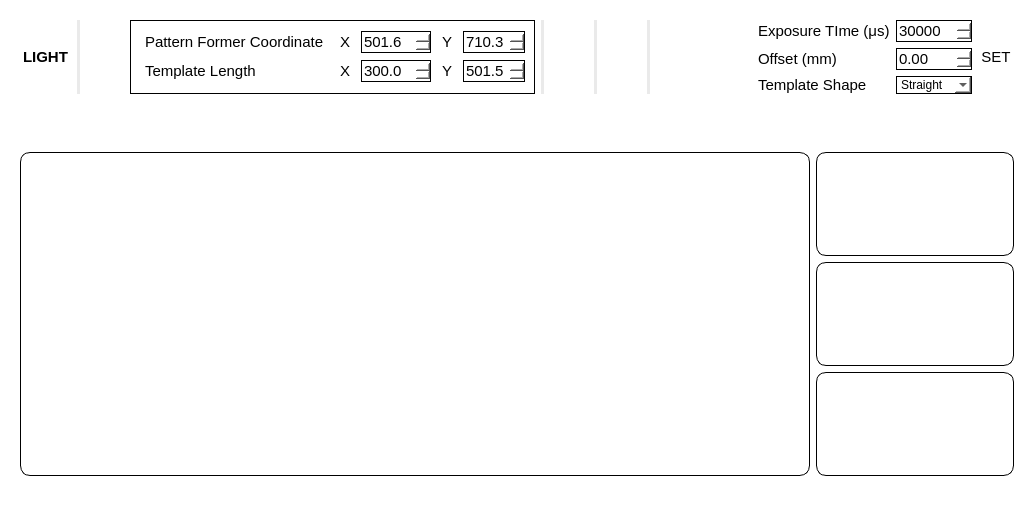
        <widget class="QFrame" name="frame">
         <property name="autoFillBackground">
          <bool>false</bool>
         </property>
         <property name="styleSheet">
          <string notr="true">background-color:white;
border-radius: 10px</string>
         </property>
         <layout class="QGridLayout" name="gridLayout_12" rowstretch="1,1,10,1">
          <item row="0" column="1">
           <widget class="QFrame" name="frame_11">
            <property name="enabled">
             <bool>true</bool>
            </property>
            <property name="font">
             <font>
              <pointsize>11</pointsize>
             </font>
            </property>
            <property name="styleSheet">
             <string notr="true"/>
            </property>
            <layout class="QGridLayout" name="gridLayout_2">
             <item row="0" column="1">
              <widget class="QSpinBox" name="exposure_time_sbox">
               <property name="enabled">
                <bool>true</bool>
               </property>
               <property name="font">
                <font>
                 <pointsize>11</pointsize>
                </font>
               </property>
               <property name="styleSheet">
                <string notr="true">border-color: black;
border-width : 1.2px;
border-style: outset;
border-radius: 0px;</string>
               </property>
               <property name="minimum">
                <number>1000</number>
               </property>
               <property name="maximum">
                <number>150000</number>
               </property>
               <property name="value">
                <number>30000</number>
               </property>
              </widget>
             </item>
             <item row="0" column="0">
              <widget class="QLabel" name="label_4">
               <property name="enabled">
                <bool>true</bool>
               </property>
               <property name="font">
                <font>
                 <pointsize>11</pointsize>
                </font>
               </property>
               <property name="text">
                <string>Exposure TIme (μs)</string>
               </property>
              </widget>
             </item>
             <item row="1" column="0">
              <widget class="QLabel" name="label_5">
               <property name="enabled">
                <bool>true</bool>
               </property>
               <property name="font">
                <font>
                 <pointsize>11</pointsize>
                </font>
               </property>
               <property name="text">
                <string>Offset (mm)</string>
               </property>
              </widget>
             </item>
             <item row="1" column="1">
              <widget class="QDoubleSpinBox" name="offset_dsbox">
               <property name="enabled">
                <bool>true</bool>
               </property>
               <property name="font">
                <font>
                 <pointsize>11</pointsize>
                </font>
               </property>
               <property name="styleSheet">
                <string notr="true">border-color: black;
border-width : 1.2px;
border-style: outset;
border-radius: 0px;</string>
               </property>
               <property name="maximum">
                <double>5.000000000000000</double>
               </property>
              </widget>
             </item>
             <item row="2" column="1">
              <widget class="QComboBox" name="template_shape_cbox">
               <property name="font">
                <font/>
               </property>
               <property name="styleSheet">
                <string notr="true">border-color: black;
border-width : 1.2px;
border-style: outset;
border-radius: 0px;</string>
               </property>
               <item>
                <property name="text">
                 <string>Straight</string>
                </property>
               </item>
               <item>
                <property name="text">
                 <string>Curve</string>
                </property>
               </item>
               <item>
                <property name="text">
                 <string>Wave</string>
                </property>
               </item>
               <item>
                <property name="text">
                 <string>SeamLine</string>
                </property>
               </item>
              </widget>
             </item>
             <item row="2" column="0">
              <widget class="QLabel" name="label_12">
               <property name="font">
                <font>
                 <pointsize>11</pointsize>
                 <bold>false</bold>
                </font>
               </property>
               <property name="text">
                <string>Template Shape</string>
               </property>
              </widget>
             </item>
             <item row="0" column="2" rowspan="3">
              <widget class="QPushButton" name="param_set_button">
               <property name="enabled">
                <bool>true</bool>
               </property>
               <property name="sizePolicy">
                <sizepolicy hsizetype="Minimum" vsizetype="Preferred">
                 <horstretch>0</horstretch>
                 <verstretch>0</verstretch>
                </sizepolicy>
               </property>
               <property name="font">
                <font>
                 <pointsize>11</pointsize>
                </font>
               </property>
               <property name="styleSheet">
                <string notr="true">QPushButton{
background-color: white;
border: 3px solid white;
border-radius: 10px;

}
QPushButton:pressed{
background-color: rgb(178, 216, 254);
border-color: rgb(104,168,233);
}
QPushButton:hover:!pressed{
background-color: rgb(207, 230, 253);
}
QPushButton:disabled{
background-color: rgba(255,255,255,100);
}</string>
               </property>
               <property name="text">
                <string>SET</string>
               </property>
              </widget>
             </item>
            </layout>
           </widget>
          </item>
          <item row="0" column="0">
           <widget class="QFrame" name="frame_3">
            <property name="frameShape">
             <enum>QFrame::StyledPanel</enum>
            </property>
            <property name="frameShadow">
             <enum>QFrame::Raised</enum>
            </property>
            <layout class="QHBoxLayout" name="horizontalLayout">
             <item>
              <widget class="QPushButton" name="light_button">
               <property name="font">
                <font>
                 <pointsize>11</pointsize>
                 <bold>true</bold>
                </font>
               </property>
               <property name="styleSheet">
                <string notr="true">QPushButton{
background-color: white;
border: 3px solid white;
border-radius: 10px;

}
QPushButton:pressed{
background-color: rgb(178, 216, 254);
border-color: rgb(104,168,233);
}
QPushButton:hover:!pressed{
background-color: rgb(207, 230, 253);
}
QPushButton:disabled{
background-color: rgba(255,255,255,100);
}</string>
               </property>
               <property name="text">
                <string>LIGHT</string>
               </property>
              </widget>
             </item>
             <item>
              <widget class="Line" name="line_2">
               <property name="styleSheet">
                <string notr="true">background-color: rgba(150,150,150,50);</string>
               </property>
               <property name="orientation">
                <enum>Qt::Vertical</enum>
               </property>
              </widget>
             </item>
             <item>
              <widget class="QPushButton" name="calibration_button">
               <property name="enabled">
                <bool>true</bool>
               </property>
               <property name="styleSheet">
                <string notr="true">QPushButton{
background-color: white;
border: 3px solid white;
border-radius: 10px;

}
QPushButton:pressed{
background-color: rgb(178, 216, 254);
border-color: rgb(104,168,233);
}
QPushButton:hover:!pressed{
background-color: rgb(207, 230, 253);
}
QPushButton:disabled{
background-color: rgba(255,255,255,100);
}</string>
               </property>
               <property name="icon">
                <iconset>
                 <normaloff>:/images/calibration.png</normaloff>:/images/calibration.png</iconset>
               </property>
               <property name="iconSize">
                <size>
                 <width>30</width>
                 <height>34</height>
                </size>
               </property>
              </widget>
             </item>
             <item>
              <widget class="QFrame" name="frame_7">
               <property name="font">
                <font>
                 <pointsize>11</pointsize>
                </font>
               </property>
               <property name="styleSheet">
                <string notr="true">border-color: black;
border-width : 1.2px;
border-style: outset;
border-radius: 0px;</string>
               </property>
               <property name="frameShape">
                <enum>QFrame::StyledPanel</enum>
               </property>
               <property name="frameShadow">
                <enum>QFrame::Raised</enum>
               </property>
               <layout class="QGridLayout" name="gridLayout_6">
                <item row="0" column="1">
                 <widget class="QLabel" name="label_8">
                  <property name="font">
                   <font>
                    <pointsize>11</pointsize>
                   </font>
                  </property>
                  <property name="styleSheet">
                   <string notr="true">border-color: white;
border-width : 1.2px;
border-style: outset;</string>
                  </property>
                  <property name="text">
                   <string>X</string>
                  </property>
                  <property name="alignment">
                   <set>Qt::AlignRight|Qt::AlignTrailing|Qt::AlignVCenter</set>
                  </property>
                 </widget>
                </item>
                <item row="1" column="1">
                 <widget class="QLabel" name="label_10">
                  <property name="font">
                   <font>
                    <pointsize>11</pointsize>
                   </font>
                  </property>
                  <property name="styleSheet">
                   <string notr="true">border-color: white;
border-width : 1.2px;
border-style: outset;</string>
                  </property>
                  <property name="text">
                   <string>X</string>
                  </property>
                  <property name="alignment">
                   <set>Qt::AlignRight|Qt::AlignTrailing|Qt::AlignVCenter</set>
                  </property>
                 </widget>
                </item>
                <item row="0" column="0">
                 <widget class="QLabel" name="label_6">
                  <property name="font">
                   <font>
                    <pointsize>11</pointsize>
                   </font>
                  </property>
                  <property name="styleSheet">
                   <string notr="true">border-color: white;
border-width : 1.2px;
border-style: outset;</string>
                  </property>
                  <property name="text">
                   <string>Pattern Former Coordinate</string>
                  </property>
                 </widget>
                </item>
                <item row="1" column="4">
                 <widget class="QDoubleSpinBox" name="temp_y_dsbox">
                  <property name="font">
                   <font>
                    <pointsize>11</pointsize>
                   </font>
                  </property>
                  <property name="decimals">
                   <number>1</number>
                  </property>
                  <property name="maximum">
                   <double>600.000000000000000</double>
                  </property>
                  <property name="value">
                   <double>501.500000000000000</double>
                  </property>
                 </widget>
                </item>
                <item row="0" column="4">
                 <widget class="QDoubleSpinBox" name="pf_y_dsbox">
                  <property name="font">
                   <font>
                    <pointsize>11</pointsize>
                   </font>
                  </property>
                  <property name="decimals">
                   <number>1</number>
                  </property>
                  <property name="maximum">
                   <double>900.000000000000000</double>
                  </property>
                  <property name="value">
                   <double>710.299999999999955</double>
                  </property>
                 </widget>
                </item>
                <item row="0" column="2">
                 <widget class="QDoubleSpinBox" name="pf_x_dsbox">
                  <property name="font">
                   <font>
                    <pointsize>11</pointsize>
                   </font>
                  </property>
                  <property name="decimals">
                   <number>1</number>
                  </property>
                  <property name="maximum">
                   <double>2000.000000000000000</double>
                  </property>
                  <property name="value">
                   <double>501.600000000000023</double>
                  </property>
                 </widget>
                </item>
                <item row="1" column="0">
                 <widget class="QLabel" name="label_7">
                  <property name="font">
                   <font>
                    <pointsize>11</pointsize>
                   </font>
                  </property>
                  <property name="styleSheet">
                   <string notr="true">border-color: white;
border-width : 1.2px;
border-style: outset;</string>
                  </property>
                  <property name="text">
                   <string>Template Length</string>
                  </property>
                 </widget>
                </item>
                <item row="1" column="2">
                 <widget class="QDoubleSpinBox" name="temp_x_dsbox">
                  <property name="font">
                   <font>
                    <pointsize>11</pointsize>
                   </font>
                  </property>
                  <property name="decimals">
                   <number>1</number>
                  </property>
                  <property name="maximum">
                   <double>500.000000000000000</double>
                  </property>
                  <property name="value">
                   <double>300.000000000000000</double>
                  </property>
                 </widget>
                </item>
                <item row="0" column="3">
                 <widget class="QLabel" name="label_9">
                  <property name="font">
                   <font>
                    <pointsize>11</pointsize>
                   </font>
                  </property>
                  <property name="styleSheet">
                   <string notr="true">border-color: white;
border-width : 1.2px;
border-style: outset;</string>
                  </property>
                  <property name="text">
                   <string>Y</string>
                  </property>
                  <property name="alignment">
                   <set>Qt::AlignRight|Qt::AlignTrailing|Qt::AlignVCenter</set>
                  </property>
                 </widget>
                </item>
                <item row="1" column="3">
                 <widget class="QLabel" name="label_11">
                  <property name="font">
                   <font>
                    <pointsize>11</pointsize>
                   </font>
                  </property>
                  <property name="styleSheet">
                   <string notr="true">border-color: white;
border-width : 1.2px;
border-style: outset;</string>
                  </property>
                  <property name="text">
                   <string>Y</string>
                  </property>
                  <property name="alignment">
                   <set>Qt::AlignRight|Qt::AlignTrailing|Qt::AlignVCenter</set>
                  </property>
                 </widget>
                </item>
               </layout>
              </widget>
             </item>
             <item>
              <widget class="Line" name="line">
               <property name="styleSheet">
                <string notr="true">background-color: rgba(150,150,150,50);</string>
               </property>
               <property name="orientation">
                <enum>Qt::Vertical</enum>
               </property>
              </widget>
             </item>
             <item>
              <widget class="QPushButton" name="refresh_button">
               <property name="enabled">
                <bool>true</bool>
               </property>
               <property name="styleSheet">
                <string notr="true">QPushButton{
background-color: white;
border: 3px solid white;
border-radius: 10px;

}
QPushButton:pressed{
background-color: rgb(178, 216, 254);
border-color: rgb(104,168,233);
}
QPushButton:hover:!pressed{
background-color: rgb(207, 230, 253);
}
QPushButton:disabled{
background-color: rgba(255,255,255,100);
}</string>
               </property>
               <property name="icon">
                <iconset>
                 <normaloff>:/images/restart.png</normaloff>:/images/restart.png</iconset>
               </property>
               <property name="iconSize">
                <size>
                 <width>30</width>
                 <height>34</height>
                </size>
               </property>
              </widget>
             </item>
             <item>
              <widget class="Line" name="line_7">
               <property name="styleSheet">
                <string notr="true">background-color: rgba(150,150,150,50);</string>
               </property>
               <property name="orientation">
                <enum>Qt::Vertical</enum>
               </property>
              </widget>
             </item>
             <item>
              <widget class="QPushButton" name="detection_button">
               <property name="enabled">
                <bool>false</bool>
               </property>
               <property name="styleSheet">
                <string notr="true">QPushButton{
background-color: white;
border: 3px solid white;
border-radius: 10px;

}
QPushButton:pressed{
background-color: rgb(178, 216, 254);
border-color: rgb(104,168,233);
}
QPushButton:hover:!pressed{
background-color: rgb(207, 230, 253);
}
QPushButton:disabled{
background-color: rgba(255,255,255,100);
}</string>
               </property>
               <property name="icon">
                <iconset>
                 <normaloff>:/images/seamline.png</normaloff>:/images/seamline.png</iconset>
               </property>
               <property name="iconSize">
                <size>
                 <width>30</width>
                 <height>34</height>
                </size>
               </property>
              </widget>
             </item>
             <item>
              <widget class="Line" name="line_10">
               <property name="styleSheet">
                <string notr="true">background-color: rgba(150,150,150,50);</string>
               </property>
               <property name="orientation">
                <enum>Qt::Vertical</enum>
               </property>
              </widget>
             </item>
             <item>
              <widget class="QPushButton" name="topstitching_button">
               <property name="enabled">
                <bool>false</bool>
               </property>
               <property name="styleSheet">
                <string notr="true">QPushButton{
background-color: white;
border: 3px solid white;
border-radius: 10px;

}
QPushButton:pressed{
background-color: rgb(178, 216, 254);
border-color: rgb(104,168,233);
}
QPushButton:hover:!pressed{
background-color: rgb(207, 230, 253);
}
QPushButton:disabled{
background-color: rgba(255,255,255,100);
}</string>
               </property>
               <property name="icon">
                <iconset>
                 <normaloff>:/images/topstitch.png</normaloff>:/images/topstitch.png</iconset>
               </property>
               <property name="iconSize">
                <size>
                 <width>30</width>
                 <height>34</height>
                </size>
               </property>
              </widget>
             </item>
             <item>
              <spacer name="horizontalSpacer_17">
               <property name="orientation">
                <enum>Qt::Horizontal</enum>
               </property>
               <property name="sizeHint" stdset="0">
                <size>
                 <width>40</width>
                 <height>20</height>
                </size>
               </property>
              </spacer>
             </item>
            </layout>
           </widget>
          </item>
          <item row="1" column="0">
           <spacer name="verticalSpacer_6">
            <property name="orientation">
             <enum>Qt::Vertical</enum>
            </property>
            <property name="sizeHint" stdset="0">
             <size>
              <width>20</width>
              <height>40</height>
             </size>
            </property>
           </spacer>
          </item>
          <item row="2" column="0" colspan="2">
           <widget class="QFrame" name="frame_12">
            <property name="frameShape">
             <enum>QFrame::StyledPanel</enum>
            </property>
            <property name="frameShadow">
             <enum>QFrame::Raised</enum>
            </property>
            <layout class="QGridLayout" name="gridLayout_13" rowstretch="1,1,1" columnstretch="4,1">
             <item row="0" column="1">
              <widget class="QLabel" name="img1_frame">
               <property name="minimumSize">
                <size>
                 <width>100</width>
                 <height>100</height>
                </size>
               </property>
               <property name="styleSheet">
                <string notr="true">border: 1px solid black;</string>
               </property>
               <property name="text">
                <string/>
               </property>
              </widget>
             </item>
             <item row="1" column="1">
              <widget class="QLabel" name="img2_frame">
               <property name="minimumSize">
                <size>
                 <width>100</width>
                 <height>100</height>
                </size>
               </property>
               <property name="styleSheet">
                <string notr="true">border: 1px solid black;</string>
               </property>
               <property name="text">
                <string/>
               </property>
              </widget>
             </item>
             <item row="2" column="1">
              <widget class="QLabel" name="zoom_frame">
               <property name="minimumSize">
                <size>
                 <width>100</width>
                 <height>100</height>
                </size>
               </property>
               <property name="styleSheet">
                <string notr="true">border: 1px solid black;</string>
               </property>
               <property name="text">
                <string/>
               </property>
              </widget>
             </item>
             <item row="0" column="0" rowspan="3">
              <widget class="QLabel" name="camera_frame">
               <property name="minimumSize">
                <size>
                 <width>100</width>
                 <height>100</height>
                </size>
               </property>
               <property name="styleSheet">
                <string notr="true">border: 1px solid black</string>
               </property>
               <property name="text">
                <string/>
               </property>
              </widget>
             </item>
            </layout>
           </widget>
          </item>
          <item row="3" column="0">
           <spacer name="verticalSpacer_7">
            <property name="orientation">
             <enum>Qt::Vertical</enum>
            </property>
            <property name="sizeHint" stdset="0">
             <size>
              <width>20</width>
              <height>40</height>
             </size>
            </property>
           </spacer>
          </item>
         </layout>
        </widget>
